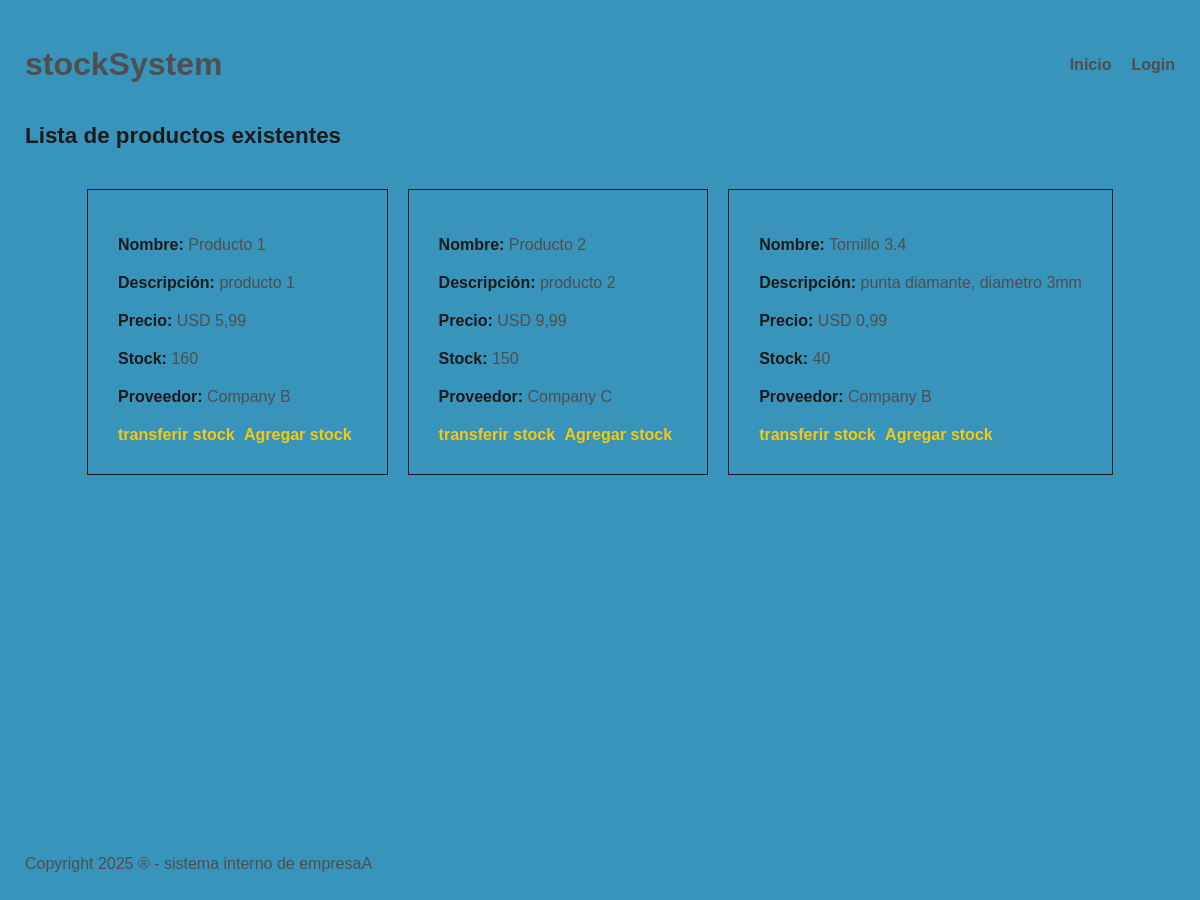
The app's page /productos/lista/ with its own data.
### products/models.py (models this page shows, shortened)
class Product(models.Model):
    name = models.CharField(max_length=300, verbose_name='Nombre del producto')
    description = models.CharField(max_length=500, verbose_name='Detalle técnico')
    price = models.DecimalField(max_digits=6, decimal_places=2, verbose_name='Precio')
    stock = models.IntegerField(verbose_name='Stock total')
    minimum_stock = models.IntegerField(default=50,verbose_name='stock mínimo')
    class Meta:
        verbose_name = 'Producto'
        verbose_name_plural = 'Productos'
    @property
    def proveedores(self):
        return [ps.supplier for ps in self.productsuppliers.all()]

class Supplier(models.Model):
    name = models.CharField(max_length=300, verbose_name='Nombre del proveedor')
    country = models.CharField(max_length=200, verbose_name='País de origen')
    class Meta:
        verbose_name = 'Proveedor'
        verbose_name_plural = 'Proveedores'

### products/views.py (the view)
# urls.py: path('productos/lista/', ProductListView.as_view(), name='list_product'),
class ProductListView(ListView):
    model = Product
    template_name = 'products/product_list.html'
    context_object_name = 'products'

### stockSystem/templates/products/product_list.html (shortened to what this page needs)
{% extends 'core/layout.html' %}
{% block page_content %}
<h2 class="products-title">Lista de productos existentes</h2>
<section class="products">
    {% for product in products %}
    <div class="info">
      <p><span>Nombre:</span> {{ product.name }}</p>
      <p><span>Descripción:</span> {{ product.description }}</p>
      <p><span>Precio:</span> USD {{product.price}} </p>
      <p><span>Stock:</span> {{product.stock}} </p>
      <p><span>Proveedor:</span>
        {% for proveedor in product.proveedores %}
          {{ proveedor.name }}{% if not forloop.last %}, {% endif %}
        {% empty %}
          Sin proveedor
        {% endfor %}
      </p>
    <a href="{% url 'transfer_stock' product.pk %}">transferir stock</a>
    <a href="{% url 'add_stock' %}">Agregar stock</a>
  </div>
  {% endfor %}
</section>
{% endblock %}

### stockSystem/templates/core/layout.html (shortened to what this page needs)
{% load sass_tags %}
{% load static %}
<!DOCTYPE html>
<html lang="es">
<head>
    <link rel="stylesheet" href="{% static 'css/main.css' %}">
</head>
<body>
    <div class="container">
        {% include '_includes/_header.html' %}
        <main>
        {% block page_content %}
        {% endblock %}
        </main>
        {% include '_includes/_footer.html' %}
    </div>
</body>
</html>

### stockSystem/templates/_includes/_header.html (shortened to what this page needs)
<header>
    <div class="container header">
        <h1>stockSystem</h1>
        <nav class="main-menu">
            <ul>
                <li><a href="{% url 'home' %}">Inicio</a></li>
                {% if not request.user.is_authenticated %}
                <li><a href="{% url 'login' %}">Login</a></li>
                {% endif %}
            </ul>
        </nav>
    </div>
</header>

### stockSystem/templates/_includes/_footer.html
<footer>
    <p>
        Copyright 2025 ® - sistema interno de empresaA
    </p>
</footer>

### static/css/main.css (style rules this page uses)
body { background-color: #3894bb; color: #4F4F4F; font-family: Arial, Helvetica, sans-serif; margin: 25px; position: relative; min-height: 100vh; max-width: 100%; padding-bottom: 4em; }
body footer { position: absolute; bottom: 0; width: 100%; color: #4F4F4F; }
.container.header { display: flex; justify-content: space-between; align-items: center; }
.container.header .main-menu ul { display: flex; gap: 20px; }
.container.header .main-menu li { list-style: none; }
.container.header .main-menu li a { text-decoration: none; font-weight: 600; color: #4F4F4F; }
.products-title { font-size: 1.4rem; color: #1B1B1E; }
.products { margin-top: 40px; display: flex; flex-direction: row; align-items: center; justify-content: center; gap: 20px; }
.products .info { border: 1px solid #1B1B1E; padding: 30px; max-width: 100%; }
.products .info span { font-weight: 600; color: #1B1B1E; }
.products .info p { color: #4F4F4F; margin-bottom: 20px; }
.products .info a { text-decoration: none; color: #F6C90E; font-weight: 600; padding-right: 5px; }

### records on screen
Product: name "Producto 1", description "producto 1", price "5,99", stock "160"
Supplier: name "Company B"
Product: name "Producto 2", description "producto 2", price "9,99", stock "150"
Supplier: name "Company C"
Product: name "Tornillo 3.4", description "punta diamante, diametro 3mm", price "0,99", stock "40"
